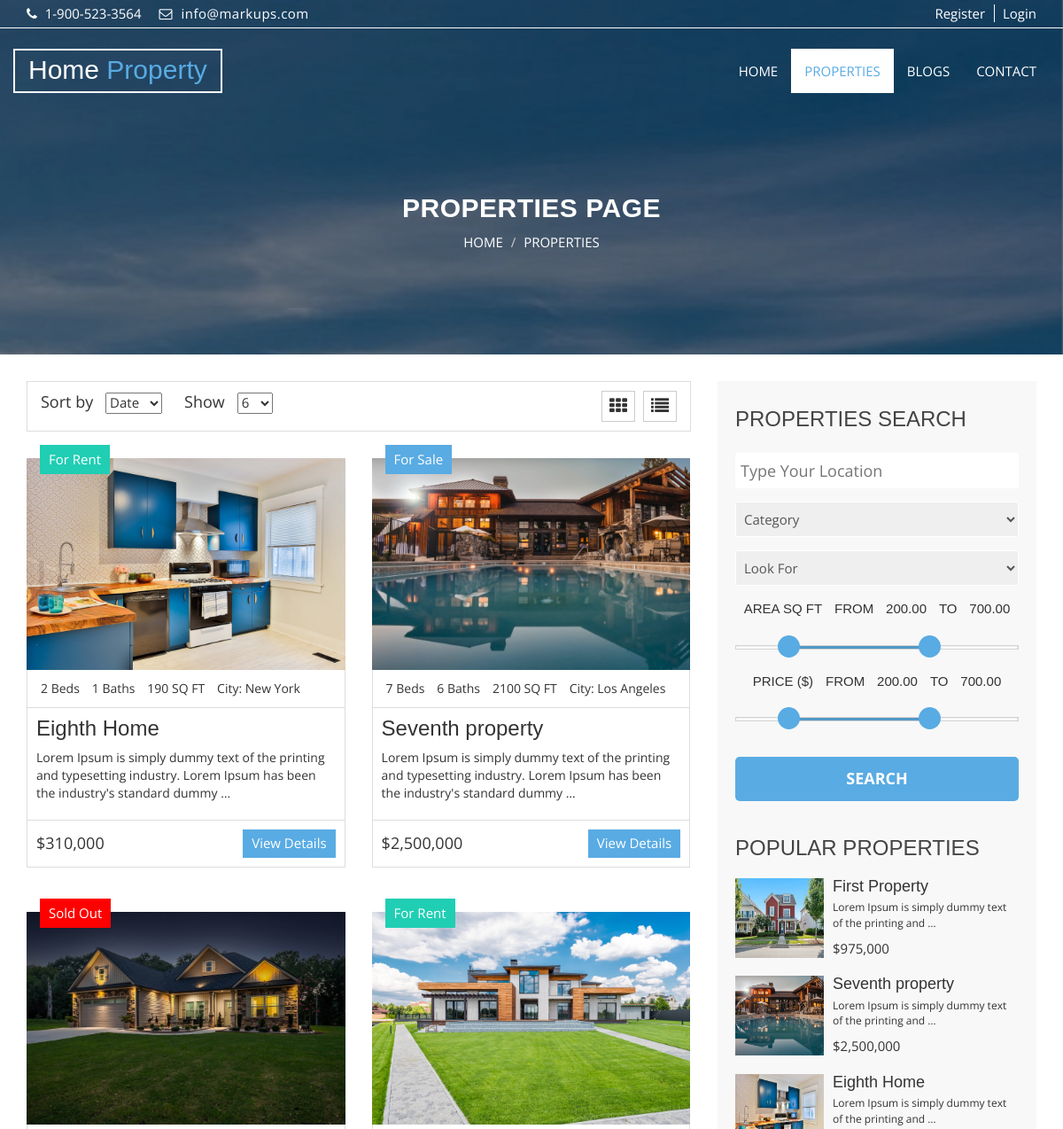
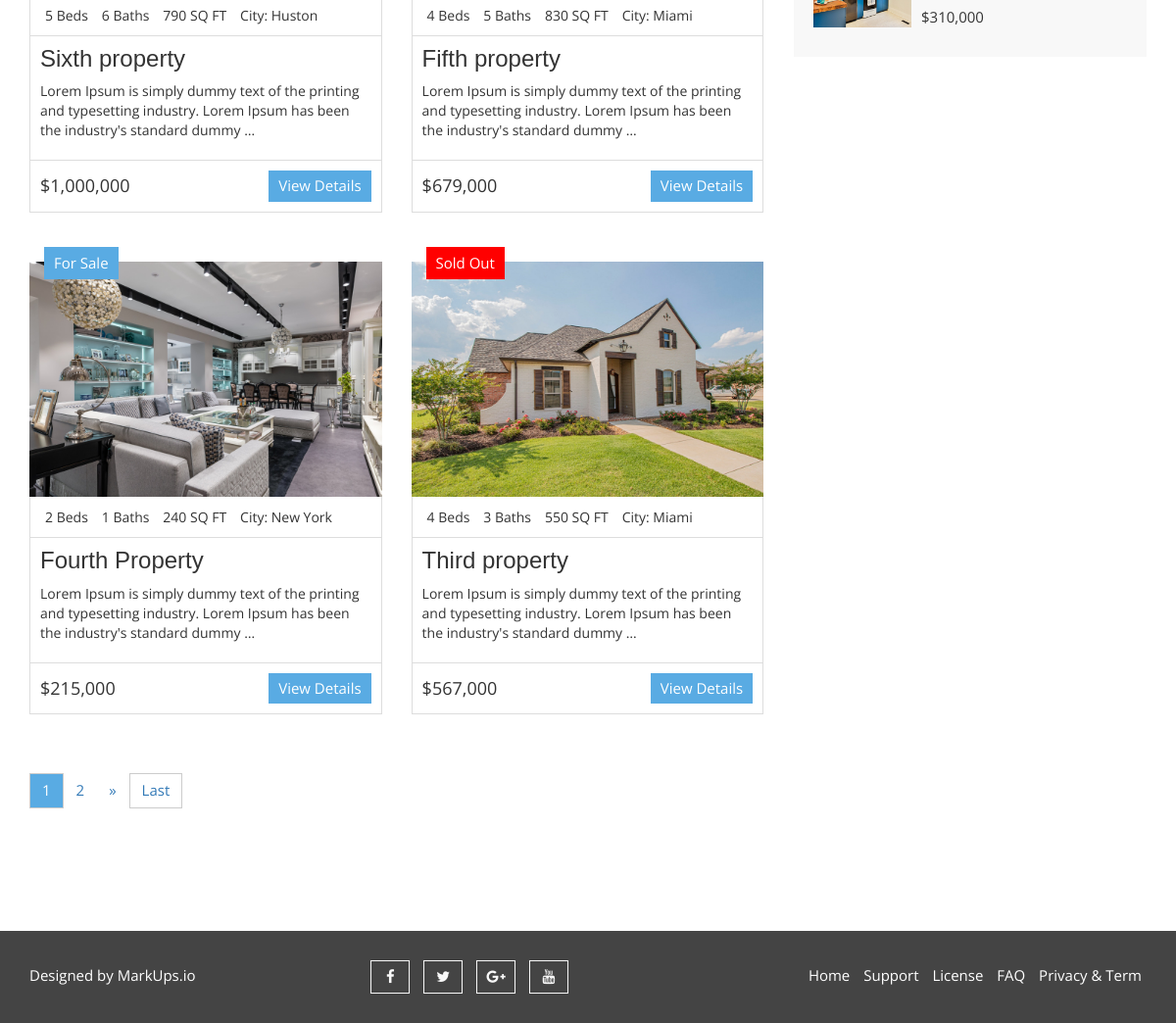
Page /properties/ on the committed database (2 pictures, top to bottom).
### property/models.py (models this page shows, shortened)
class Property(models.Model):
    property_choices = [
        ('FS', 'For Sale'),
        ('FR', 'For Rent'),
        ('SL', 'Sold Out')
    ]
    STATUS = [
        ('Nor', 'Normal'),
        ('Exc', 'Exclusive')
    ]
    status = models.CharField(max_length=3, choices=STATUS, default='Nor')
    author = models.ForeignKey(User, on_delete=models.CASCADE, null = True)
    title = models.CharField(max_length=255, verbose_name = "Title")
    property_status = models.CharField(max_length = 2, choices = property_choices, verbose_name = "Property status")
    address = models.CharField(max_length=255, verbose_name = "Address")
    state = models.CharField(max_length=255, verbose_name = "State")
    city = models.CharField(max_length=255, verbose_name = "City")
    description = models.TextField(blank = True, verbose_name = 'Description')
    category = models.ForeignKey("Category", related_name = "property", verbose_name = "Category", on_delete = models.CASCADE, blank = True, null=True)
    price = models.PositiveIntegerField(verbose_name = 'Price')
    bedrooms = models.PositiveIntegerField(verbose_name = 'Bedrooms', default = 0)
    bathrooms = models.PositiveIntegerField(verbose_name = 'Bathrooms', default = 0)
    garage = models.PositiveIntegerField(default = 0, verbose_name = 'Garage')
    sqft = models.PositiveIntegerField(verbose_name = "Area", help_text = 'in SQFT')
    MainPhoto = models.ImageField(upload_to = "Properties/")
    photo_1 = models.ImageField(upload_to = "Properties/", blank = True, null = True)
    photo_2 = models.ImageField(upload_to = "Properties/", blank = True, null = True)
    photo_3 = models.ImageField(upload_to = "Properties/", blank = True, null = True)
    photo_4 = models.ImageField(upload_to = "Properties/", blank = True, null = True)
    photo_5 = models.ImageField(upload_to = "Properties/", blank = True, null = True)
    photo_6 = models.ImageField(upload_to = "Properties/", blank = True, null = True)
    views = models.IntegerField(default = 0)
    pub_date = models.DateTimeField(auto_now_add = True)
    update_date = models.DateTimeField(auto_now = True, auto_now_add = False)
    class Meta:
        ordering = ('-pub_date',)
        verbose_name = 'Property'
        verbose_name_plural = 'Properties'
    def get_absolute_url(self):
        return reverse('Properties-Detail', kwargs={'pk': self.pk})

### property/views.py (the view)
# urls.py: path("properties/", views.PropertiesList.as_view(), name = "Properties-List"),
class PropertiesList(ListView):
    model = Property
    template_name = 'property/properties-list.html'
    context_object_name = 'properties'
    ordering = ['-pub_date']
    paginate_by = 6
    def get_context_data(self, *args, **kwargs):
        context = super(PropertiesList, self).get_context_data(*args, **kwargs)
        context['popular_properties'] = Property.objects.order_by('-views')[:3]
        context['categories'] = Category.objects.all()
        context['min_max_price'] = Property.objects.aggregate(maximum = Max('price'), minimum = Min('price'))
        context['property_choices'] = dict(Property.property_choices)
        context['current_order'] = self.request.GET.get('sort_by')
        context['current_pagination'] = self.get_paginate_by(self.paginate_by)
        get_copy = self.request.GET.copy()
        context['parameters'] = get_copy.pop('page', True) and get_copy.urlencode()
        return context
    def get_paginate_by(self, queryset):
        if self.request.GET.get("paginate_by") == "":
            return self.paginate_by
        return self.request.GET.get("paginate_by", self.paginate_by)
    def get_ordering(self):
        ordering = super(PropertiesList, self).get_ordering()
        if self.request.GET.get('sort_by') == "Name":
            return ('-title')
        elif self.request.GET.get('sort_by') == "Price":
            return ('-price')
        elif self.request.GET.get('sort_by') == "Date":
            return ('-pub_date')
        else:
            return self.ordering

### property/templates/property/properties-list.html (shortened to what this page needs)
{% extends 'base.html' %}
{% load static %}
{% load humanize %}
{% block content %}
  <section id="aa-property-header">
    <div class="container">
      <div class="row">
        <div class="col-md-12">
          <div class="aa-property-header-inner">
            <h2>Properties Page</h2>
            <ol class="breadcrumb">
            <li><a href="">HOME</a></li>
            <li class="active">PROPERTIES</li>
          </ol>
          </div>
        </div>
      </div>
    </div>
  </section>
  <section id="aa-properties">
    <div class="container">
      <div class="row">
        <div class="col-md-8">
          <div class="aa-properties-content">
            <div class="aa-properties-content-head">
              <div class="aa-properties-content-head-left">
                <form class="aa-sort-form" method="GET">
                  <label for="">Sort by</label>
                  <select name="sort_by" onchange="this.form.submit()">
                  {%if request.GET.sort_by%}
                    <option value="{{current_order}}">{{request.GET.sort_by}}</option>
                    {%ifnotequal current_order 'Date'%}<option value="Date">Date</option>{%endifnotequal%}
                    {%ifnotequal current_order 'Name'%}<option value="Name">Name</option>{%endifnotequal%}
                    {%ifnotequal current_order 'Price'%}<option value="Price">Price</option>{%endifnotequal%}
                  {%else%}
                    <option value="Date">Date</option>
                  {%endif%}
                  </select>
                </form>
                <form class="aa-show-form" method="GET">
                  <label for="">Show</label>
                  <select name="paginate_by" onchange="this.form.submit()">
                    {%if request.GET.paginate_by%}
                      <option value="{{current_pagination}}">{{current_pagination}}</option>
                      {%ifnotequal current_pagination '6'%}<option value="6">6</option>{%endifnotequal%}
                      {%ifnotequal current_pagination '12'%}<option value="12">12</option>{%endifnotequal%}
                      {%ifnotequal current_pagination '24'%}<option value="24">24</option>{%endifnotequal%}
                    {%else%}
                      <option value="6">6</option>
                    {%endif%}
                  </select>
                </form>
              </div>
              <div class="aa-properties-content-head-right">
                <a id="aa-grid-properties" href="#"><span class="fa fa-th"></span></a>
                <a id="aa-list-properties" href="#"><span class="fa fa-list"></span></a>
              </div>
            </div>
            <div class="aa-properties-content-body">
              <ul class="aa-properties-nav">
                {% for property in properties %}
                  <li>
                    <article class="aa-properties-item">
                      <a class="aa-properties-item-img" href="{{property.get_absolute_url}}">
                        <img alt="img" src="{{property.MainPhoto.url}}">
                      </a>
                      {% if property.get_property_status_display == "For Sale" %}
                        <div class="aa-tag for-sale">
                          {{property.get_property_status_display}}
                        </div>
                      {% endif %}
                      {% if property.get_property_status_display == "For Rent"%}
                        <div class="aa-tag for-rent">
                          {{property.get_property_status_display}}
                        </div>
                      {% endif %}
                      {% if property.get_property_status_display == "Sold Out" %}
                        <div class="aa-tag sold-out">
                          {{property.get_property_status_display}}
                        </div>
                      {% endif %}
                      <div class="aa-properties-item-content">
                        <div class="aa-properties-info">
                          <span>{{property.bedrooms}} Beds</span>
                          <span>{{property.bathrooms}} Baths</span>
                          <span>{{property.sqft}} SQ FT</span>
                          <span>City: {{property.city}}</span>
                        </div>
                        <div class="aa-properties-about">
                          <h3><a href="{% url 'Properties-Detail' property.id %}">{{property.title}}</a></h3>
                          <p>{{property.description|truncatewords:20}}</p>
                        </div>
                        <div class="aa-properties-detial">
                          <span class="aa-price">
                            ${{property.price|intcomma}}
                          </span>
                          <a class="aa-secondary-btn" href="{% url 'Properties-Detail' property.id %}">View Details</a>
                        </div>
                      </div>
                    </article>
                  </li>
                {% endfor %}
              </ul>
            </div>
            <div class="aa-properties-content-bottom">
              <nav>
                {%include 'property/pagination.html'%}
              </nav>
            </div>
          </div>
        </div>
        {% include 'property/sidebar.html' %}
      </div>
    </div>
  </section>
{% endblock content%}

### property/templates/property/sidebar.html (shortened to what this page needs)
{%load humanize%}
<div class="col-md-4">
    <aside class="aa-properties-sidebar">
    <div class="aa-properties-single-sidebar">
        <h3>Properties Search</h3>
        <form action="{% url 'Search' %}" method='GET' name='search_form'>
        <div class="aa-single-advance-search">
            <input type="text" placeholder="Type Your Location" name="location" value={%if request.GET.location%}
            "{{request.GET.location}}"{%else%}""{%endif%}>
        </div>
        <div class="aa-single-advance-search">
            <select id="" name="category">
            <option value="">Category</option>
            </select>
        </div>
        <div class="aa-single-advance-search">
            <select id="" name="look_for">
            <option value="">Look For</option>
            </select>
        </div>
        <div class="aa-single-filter-search">
            <span>AREA SQ FT</span>
            <span>FROM</span>
            <span id="skip-value-lower" class="example-val">200.00</span>
            <span>TO</span>
            <span id="skip-value-upper" class="example-val">100.00</span>
            <div id="aa-sqrfeet-range" class="noUi-target noUi-ltr noUi-horizontal noUi-background">
            </div>
        </div>
        <div class="aa-single-filter-search">
            <span>PRICE ($)</span>
            <span>FROM</span>
            <span id="skip-value-lower2" class="example-val">30.00</span>
            <span>TO</span>
            <span id="skip-value-upper2" class="example-val">100.00</span>
            <div id="aa-price-range" class="noUi-target noUi-ltr noUi-horizontal noUi-background">
            </div>
        </div>
        <div class="aa-single-advance-search">
            <input type="submit" value="Search" class="aa-search-btn">
        </div>
        </form>
    </div>
    <div class="aa-properties-single-sidebar">
        <h3>Popular Properties</h3>
        {% for pp in popular_properties %}
        <div class="media">
            <div class="media-left">
            <a href="{% url 'Properties-Detail' pp.id %}">
                <img class="media-object" src="{{pp.MainPhoto.url}}" alt="{{pp.title}}">
            </a>
            </div>
            <div class="media-body">
            <h4 class="media-heading"><a href="{% url 'Properties-Detail' pp.id %}">{{pp.title}}</a></h4>
            <p>{{pp.description|truncatewords:10}}</p>
            <span>${{pp.price|intcomma}}</span>
            </div>
        </div>
        {% endfor %}
    </div>
    </aside>
</div>

### static/css/nouislider.css (style rules this page uses)
.noUi-target, .noUi-target * { -webkit-touch-callout: none; -webkit-user-select: none; -ms-touch-action: none; touch-action: none; -ms-user-select: none; -moz-user-select: none; user-select: none; -moz-box-sizing: border-box; box-sizing: border-box; }
.noUi-target { position: relative; direction: ltr; }
.noUi-horizontal { height: 5px; }
.noUi-background { background: #FAFAFA; box-shadow: inset 0 1px 1px #f0f0f0; }
.noUi-target { border-radius: 0px; border: 1px solid #D3D3D3; box-shadow: inset 0 1px 1px #F0F0F0, 0 3px 6px -5px #BBB; margin-top: 30px; margin-bottom: 10px; }

### static/css/theme-color/default-theme.css (style rules this page uses)
h2 { color: #59abe3; }
.aa-secondary-btn { background-color: #59abe3; }
.aa-properties-item .for-sale { background-color: #59abe3; }
#aa-property-header .aa-property-header-inner .breadcrumb li.active { color: #59abe3; }
#aa-properties .aa-properties-sidebar .aa-properties-single-sidebar .aa-single-advance-search .aa-search-btn { background-color: #59abe3; }

### rows in the picture
Property: MainPhoto (picture), property_status "For Rent", bedrooms "2", bathrooms "1", sqft "190", city "New York", title "Eighth Home", description "Lorem Ipsum is simply dummy text of the printing and typesetting industry. Lorem Ipsum has been the industry's standard dummy …", price "310,000", description "Lorem Ipsum is simply dummy text of the printing and …"
Property: MainPhoto (picture), property_status "For Sale", bedrooms "7", bathrooms "6", sqft "2100", city "Los Angeles", title "Seventh property", description "Lorem Ipsum is simply dummy text of the printing and typesetting industry. Lorem Ipsum has been the industry's standard dummy …", price "2,500,000", description "Lorem Ipsum is simply dummy text of the printing and …"
Property: MainPhoto (picture), property_status "Sold Out", bedrooms "5", bathrooms "6", sqft "790", city "Huston", title "Sixth property", description "Lorem Ipsum is simply dummy text of the printing and typesetting industry. Lorem Ipsum has been the industry's standard dummy …", price "1,000,000"
Property: MainPhoto (picture), property_status "For Rent", bedrooms "4", bathrooms "5", sqft "830", city "Miami", title "Fifth property", description "Lorem Ipsum is simply dummy text of the printing and typesetting industry. Lorem Ipsum has been the industry's standard dummy …", price "679,000"
Property: MainPhoto (picture), property_status "For Sale", bedrooms "2", bathrooms "1", sqft "240", city "New York", title "Fourth Property", description "Lorem Ipsum is simply dummy text of the printing and typesetting industry. Lorem Ipsum has been the industry's standard dummy …", price "215,000"
Property: MainPhoto (picture), property_status "Sold Out", bedrooms "4", bathrooms "3", sqft "550", city "Miami", title "Third property", description "Lorem Ipsum is simply dummy text of the printing and typesetting industry. Lorem Ipsum has been the industry's standard dummy …", price "567,000"
Property: MainPhoto (picture), title "First Property", description "Lorem Ipsum is simply dummy text of the printing and …", price "975,000"

### other values in the picture
{{ num }} "1"
{{ num }} "2"
